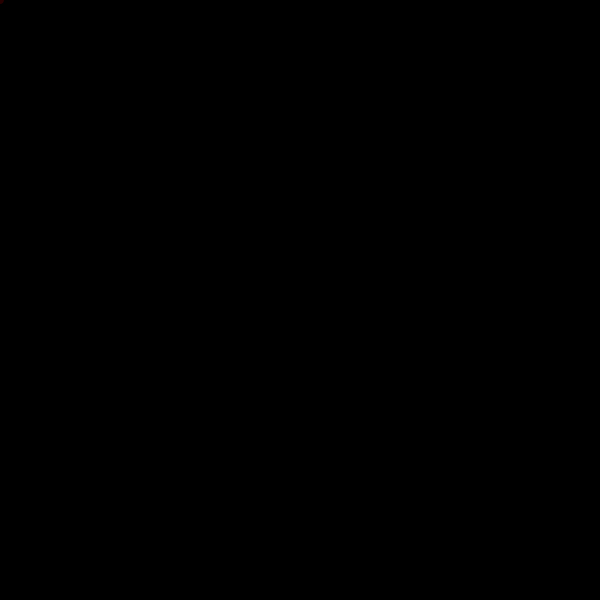
Frame 1 (no input)
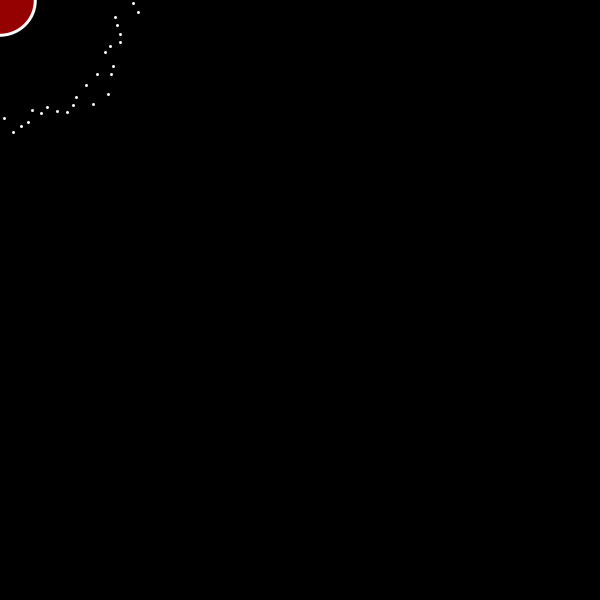
Frame 60 (the mouse pressed at the canvas centre just before this capture)
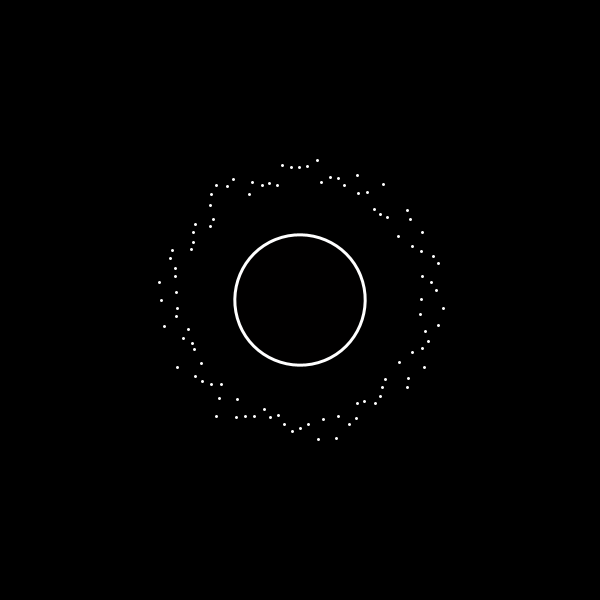
Frame 120 (the mouse held since frame 60 and released just before this capture)

The Processing sketch that drew these frames (run headless with seeded random() and noise(); from frame 60 on, the mouse is pressed at the canvas centre):

// Processing sketch: processing_125778
// ── processing_125778.pde

  int x = 10;


float [] radius = new float[100];
float myRotation = 0;
void setup() {
  size(600, 600);
  background(255);
  strokeWeight(3);
  for (int i = 0; i<radius.length; i++) {
    radius[i] = 125 + random (-10, 20);
  }
}

void draw() {

  background(0);
  translate(mouseX, mouseY);
  rotate(myRotation);

  for (int i = 0; i<radius.length; i++) {
    point(radius[i], 0);
    rotate(radians(360f / radius.length));
  }
  fill(random(1, 255), 0, 0);
  if ((x>0) && (x<200)) {
    x=x+1;
  }
  if (x==200) {
    x=x - 5;
  }
  ellipse(0, 0, x, x);

  stroke(255);

  myRotation = myRotation + 0.01;
  
  
  
  
}
